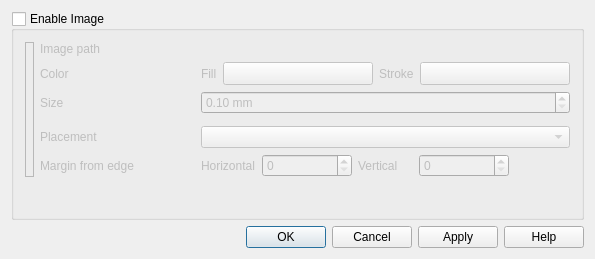
<?xml version="1.0" encoding="UTF-8"?>
<ui version="4.0">
 <class>QgsDecorationImageDialog</class>
 <widget class="QDialog" name="QgsDecorationImageDialog">
  <property name="geometry">
   <rect>
    <x>0</x>
    <y>0</y>
    <width>578</width>
    <height>259</height>
   </rect>
  </property>
  <property name="windowTitle">
   <string>Image Decoration</string>
  </property>
  <property name="windowIcon">
   <iconset>
    <normaloff/>
   </iconset>
  </property>
  <layout class="QVBoxLayout" name="verticalLayout">
   <item>
    <widget class="QGroupBox" name="grpEnable">
     <property name="title">
      <string>Enable Image</string>
     </property>
     <property name="checkable">
      <bool>true</bool>
     </property>
     <property name="checked">
      <bool>false</bool>
     </property>
     <layout class="QGridLayout" name="gridLayout">
      <item row="2" column="1">
       <widget class="QLabel" name="sizeLabel">
        <property name="sizePolicy">
         <sizepolicy hsizetype="Preferred" vsizetype="Minimum">
          <horstretch>0</horstretch>
          <verstretch>0</verstretch>
         </sizepolicy>
        </property>
        <property name="text">
         <string>Size</string>
        </property>
       </widget>
      </item>
      <item row="2" column="2" colspan="3">
       <widget class="QgsDoubleSpinBox" name="spinSize">
        <property name="suffix">
         <string> mm</string>
        </property>
        <property name="minimum">
         <double>0.100000000000000</double>
        </property>
        <property name="maximum">
         <double>9999.000000000000000</double>
        </property>
        <property name="singleStep">
         <double>0.500000000000000</double>
        </property>
       </widget>
      </item>
      <item row="0" column="1">
       <widget class="QLabel" name="svgLabel">
        <property name="sizePolicy">
         <sizepolicy hsizetype="Preferred" vsizetype="Minimum">
          <horstretch>0</horstretch>
          <verstretch>0</verstretch>
         </sizepolicy>
        </property>
        <property name="text">
         <string>Image path</string>
        </property>
       </widget>
      </item>
      <item row="0" column="2" colspan="3">
       <widget class="QgsFileWidget" name="wgtImagePath" native="true"/>
      </item>
      <item row="1" column="1">
       <widget class="QLabel" name="colorLabel">
        <property name="sizePolicy">
         <sizepolicy hsizetype="Preferred" vsizetype="Minimum">
          <horstretch>0</horstretch>
          <verstretch>0</verstretch>
         </sizepolicy>
        </property>
        <property name="text">
         <string>Color</string>
        </property>
       </widget>
      </item>
      <item row="1" column="2" colspan="3">
       <layout class="QHBoxLayout" name="colorLayout">
        <item>
         <widget class="QLabel" name="fillLabel">
          <property name="text">
           <string>Fill</string>
          </property>
         </widget>
        </item>
        <item>
         <widget class="QgsColorButton" name="pbnChangeColor">
          <property name="minimumSize">
           <size>
            <width>150</width>
            <height>0</height>
           </size>
          </property>
          <property name="maximumSize">
           <size>
            <width>120</width>
            <height>16777215</height>
           </size>
          </property>
          <property name="text">
           <string/>
          </property>
         </widget>
        </item>
        <item>
         <widget class="QLabel" name="outlineLabel">
          <property name="text">
           <string>Stroke</string>
          </property>
         </widget>
        </item>
        <item>
         <widget class="QgsColorButton" name="pbnChangeOutlineColor">
          <property name="minimumSize">
           <size>
            <width>150</width>
            <height>0</height>
           </size>
          </property>
          <property name="maximumSize">
           <size>
            <width>120</width>
            <height>16777215</height>
           </size>
          </property>
          <property name="text">
           <string/>
          </property>
         </widget>
        </item>
       </layout>
      </item>
      <item row="5" column="2" colspan="3">
       <layout class="QHBoxLayout" name="horizontalLayout">
        <item>
         <widget class="QLabel" name="labelHorizontal">
          <property name="text">
           <string>Horizontal</string>
          </property>
         </widget>
        </item>
        <item>
         <widget class="QgsSpinBox" name="spinHorizontal">
          <property name="minimumSize">
           <size>
            <width>90</width>
            <height>0</height>
           </size>
          </property>
          <property name="whatsThis">
           <string extracomment="Distance from the top of the canvas as a percentage of page height"/>
          </property>
          <property name="minimum">
           <number>0</number>
          </property>
          <property name="maximum">
           <number>100</number>
          </property>
          <property name="value">
           <number>0</number>
          </property>
         </widget>
        </item>
        <item>
         <widget class="QLabel" name="labelVertical">
          <property name="text">
           <string>Vertical</string>
          </property>
         </widget>
        </item>
        <item>
         <widget class="QgsSpinBox" name="spinVertical">
          <property name="minimumSize">
           <size>
            <width>90</width>
            <height>0</height>
           </size>
          </property>
          <property name="whatsThis">
           <string extracomment="Distance from the left of the canvas as a percentage of page width"/>
          </property>
          <property name="minimum">
           <number>0</number>
          </property>
          <property name="maximum">
           <number>100</number>
          </property>
          <property name="value">
           <number>0</number>
          </property>
         </widget>
        </item>
        <item>
         <widget class="QgsUnitSelectionWidget" name="wgtUnitSelection" native="true">
          <property name="focusPolicy">
           <enum>Qt::StrongFocus</enum>
          </property>
         </widget>
        </item>
       </layout>
      </item>
      <item row="4" column="1">
       <widget class="QLabel" name="placementLabel">
        <property name="text">
         <string>Placement</string>
        </property>
        <property name="buddy">
         <cstring>cboPlacement</cstring>
        </property>
       </widget>
      </item>
      <item row="5" column="1">
       <widget class="QLabel" name="lblMargin">
        <property name="minimumSize">
         <size>
          <width>155</width>
          <height>0</height>
         </size>
        </property>
        <property name="text">
         <string>Margin from edge</string>
        </property>
       </widget>
      </item>
      <item row="4" column="2" colspan="3">
       <widget class="QComboBox" name="cboPlacement">
        <property name="toolTip">
         <string>Placement on screen</string>
        </property>
       </widget>
      </item>
      <item row="6" column="1">
       <spacer name="verticalSpacer">
        <property name="orientation">
         <enum>Qt::Vertical</enum>
        </property>
        <property name="sizeHint" stdset="0">
         <size>
          <width>20</width>
          <height>7</height>
         </size>
        </property>
       </spacer>
      </item>
      <item row="0" column="0" rowspan="6">
       <widget class="QLabel" name="pixmapLabel">
        <property name="sizePolicy">
         <sizepolicy hsizetype="Preferred" vsizetype="MinimumExpanding">
          <horstretch>0</horstretch>
          <verstretch>0</verstretch>
         </sizepolicy>
        </property>
        <property name="toolTip">
         <string>Preview of image</string>
        </property>
        <property name="frameShape">
         <enum>QFrame::StyledPanel</enum>
        </property>
        <property name="scaledContents">
         <bool>false</bool>
        </property>
        <property name="alignment">
         <set>Qt::AlignCenter</set>
        </property>
       </widget>
      </item>
     </layout>
    </widget>
   </item>
   <item>
    <widget class="QDialogButtonBox" name="buttonBox">
     <property name="orientation">
      <enum>Qt::Horizontal</enum>
     </property>
     <property name="standardButtons">
      <set>QDialogButtonBox::Apply|QDialogButtonBox::Cancel|QDialogButtonBox::Help|QDialogButtonBox::Ok</set>
     </property>
    </widget>
   </item>
  </layout>
 </widget>
 <layoutdefault spacing="6" margin="11"/>
 <customwidgets>
  <customwidget>
   <class>QgsColorButton</class>
   <extends>QToolButton</extends>
   <header>qgscolorbutton.h</header>
   <container>1</container>
  </customwidget>
  <customwidget>
   <class>QgsSpinBox</class>
   <extends>QSpinBox</extends>
   <header>qgsspinbox.h</header>
  </customwidget>
  <customwidget>
   <class>QgsDoubleSpinBox</class>
   <extends>QDoubleSpinBox</extends>
   <header>qgsdoublespinbox.h</header>
  </customwidget>
  <customwidget>
   <class>QgsUnitSelectionWidget</class>
   <extends>QWidget</extends>
   <header>qgsunitselectionwidget.h</header>
   <container>1</container>
  </customwidget>
  <customwidget>
   <class>QgsFileWidget</class>
   <extends>QWidget</extends>
   <header>qgsfilewidget.h</header>
   <container>1</container>
  </customwidget>
 </customwidgets>
 <tabstops>
  <tabstop>grpEnable</tabstop>
  <tabstop>pbnChangeColor</tabstop>
  <tabstop>pbnChangeOutlineColor</tabstop>
  <tabstop>spinSize</tabstop>
  <tabstop>wgtImagePath</tabstop>
  <tabstop>cboPlacement</tabstop>
  <tabstop>spinHorizontal</tabstop>
  <tabstop>spinVertical</tabstop>
  <tabstop>wgtUnitSelection</tabstop>
  <tabstop>buttonBox</tabstop>
 </tabstops>
 <resources/>
 <connections/>
</ui>
